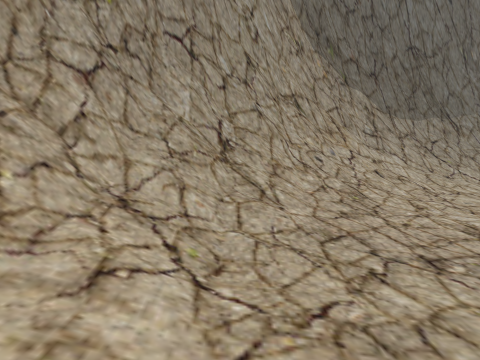
view 1 (above)

18 first-person views from a walk through a scene from a Unity 3-D project. The camera is 1.2 m above the floor, tilts 6° down and sees 75° across. The floor is counted in squares, 1 m on a side. Each view is taken from the middle of a square. On the plan, view 1 faces up. The plan holds only what a view shows up to about 13 squares ahead; the rest is blank. The place goes on beyond the plan.

view 2
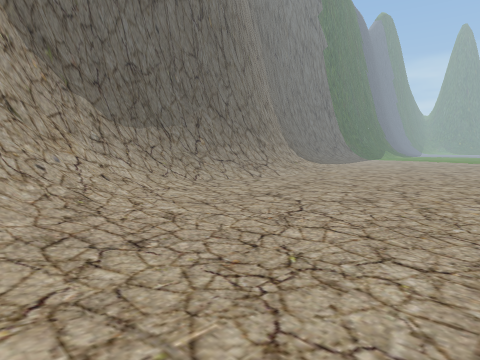

view 3
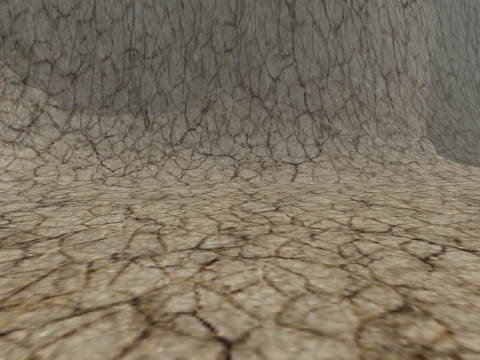

view 4
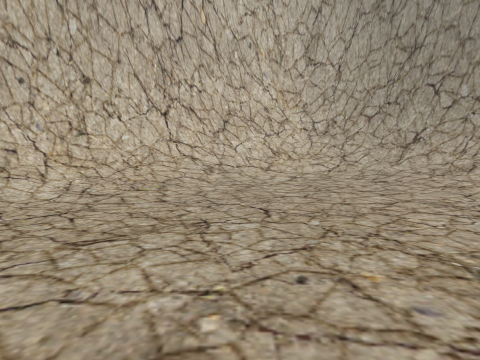

view 5
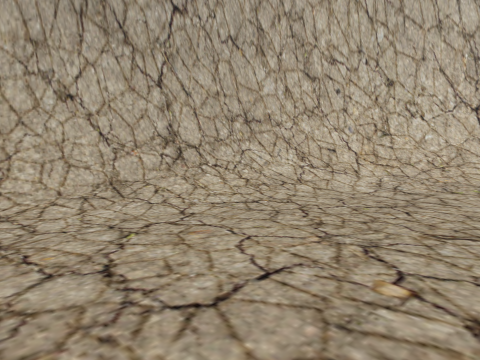

view 6
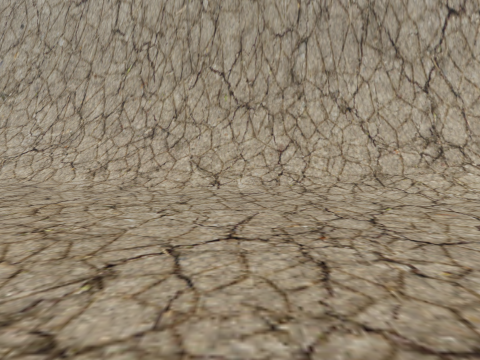

view 7
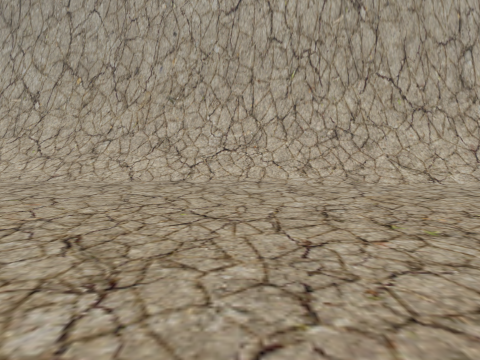

view 8
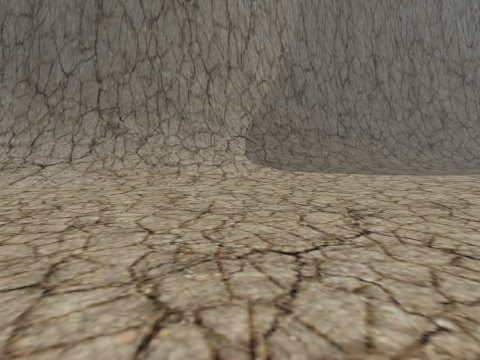

view 9
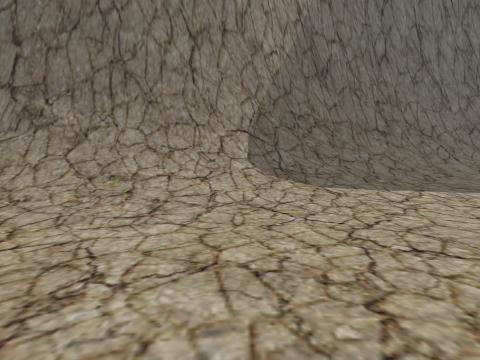

view 10
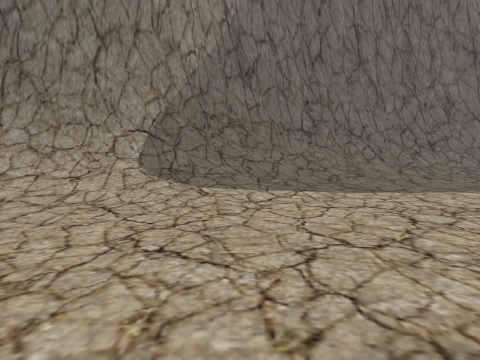

view 11
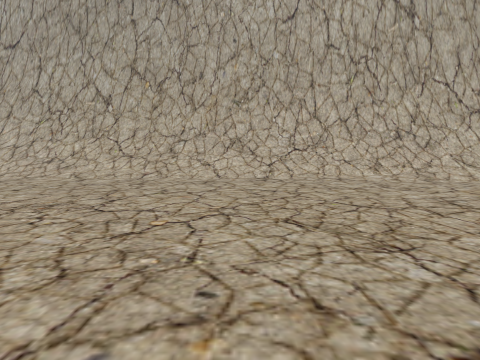

view 12
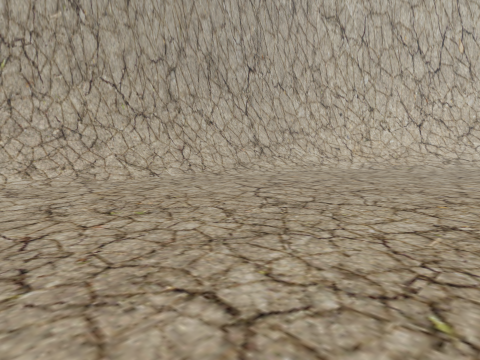

view 13
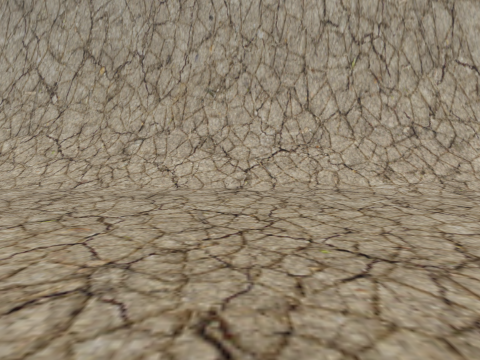

view 14
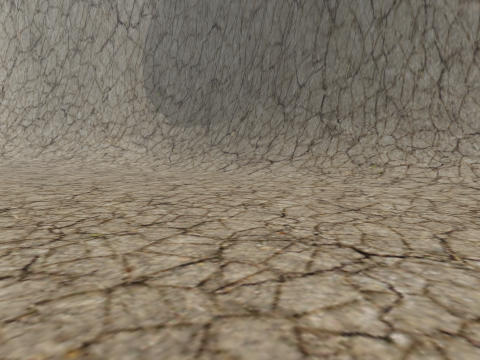

view 15
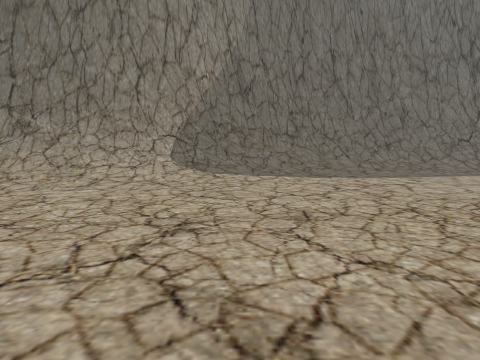

view 16
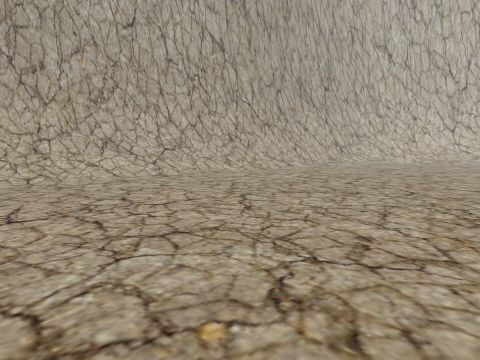

view 17
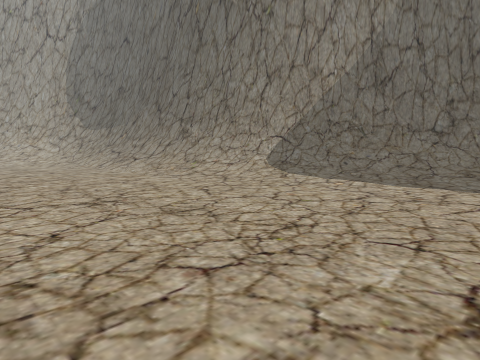

view 18
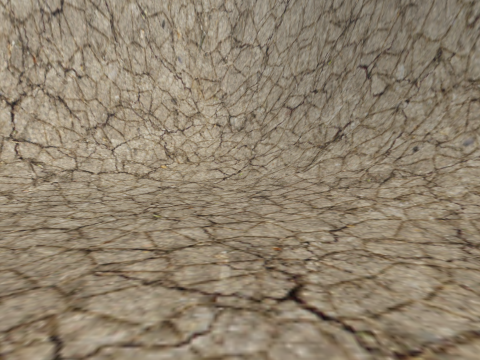

### Floor plan
Key: @ floor where view 1 was taken; # wall or solid block; . main floor; : floor 0.25 m higher than the main floor; / step, stairs or slope; = window, fence, low wall or low ledge.
Columns run from 4 left of view 1 to 30 right of it. Each row starts with its distance up from view 1.
 19                                ##
 18                             #####=/
 17                            ###=////
 16                          ###=/////:
 15                       #####=////:..
 14                     ####=#////::...
 13                #######=//////:.....
 12          ########==////////::......
 11        ###=//////////////:.........
 10       ###=///////////..............
  9     ###=#///.......................
  8     ##=////........................
  7    ##=////.........................
  6   #=#////:.........................
  5 ####///::..........................
  4 ##=///::..........................
  3 #=///:........................... .
  2 #=//:........................ ... .
  1 #=///.............................
  0 ##//@:.............................
 -1 ##=///.............................
 -2  ##///:............................
 -3  ##==//:..........................
 -4   ##=///..........................
 -5    ##=///..........................
 -6     ##////.........................
 -7     ###/////.......................
 -8      ###=//////....................
 -9        ###===////////..............
-10         ######===/////////////////.
-11             ######===//////////////
-12                 #######====////////
-13                      ########======
-14                            ########

Positions as (right, up) in squares from view 1, and headings:
1: (0, 0), facing up
2: (0, -1), facing up-right
3: (12, -1), facing up
4: (12, -1), facing left
5: (13, -2), facing down-left
6: (14, 0), facing down
7: (21, 1), facing down
8: (21, 0), facing up
9: (21, 5), facing up
10: (24, 5), facing up
11: (24, 2), facing down
12: (21, 2), facing down-left
13: (23, -1), facing down
14: (23, 0), facing up-left
15: (24, 1), facing up
16: (30, 2), facing down-left
17: (30, 3), facing up-left
18: (9, 3), facing left
